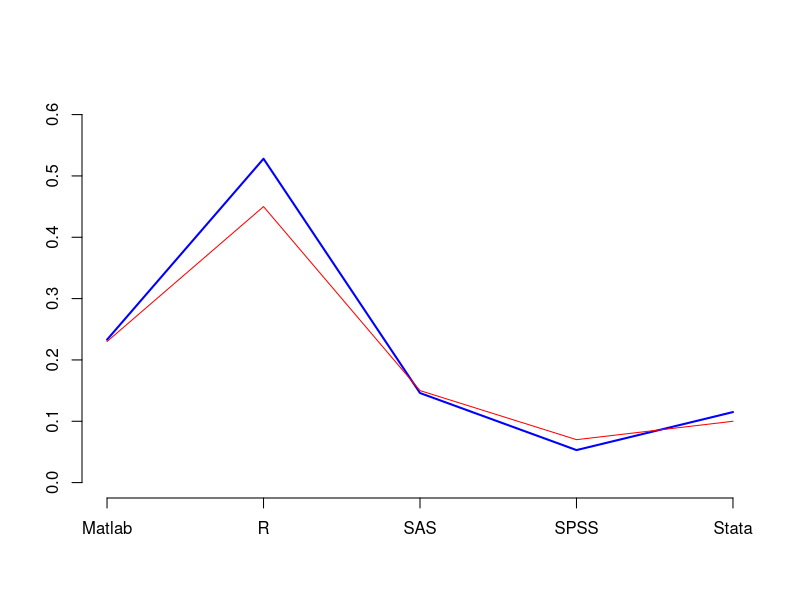

Generate this figure with R:
#
# Algorithm: Non-Replacement Random Sample Simulation
# Author: galaa
# Created on 2017/11/16 13:27:00
#

# Эх олонлог
P <- c("Matlab", "R", "SAS", "SPSS", "Stata")
# Эх олонлогийн элементүүдийн сонгогдох магадлал
p <- c(0.23, 0.45, 0.15, 0.07, 0.1)
# Магадлалуудын нийлбэр 1-тэй тэнцүү эсэхийг шалгах
if (all.equal(target = sum(p), current = 1) != TRUE) {
  stop("Магадлалуудын нийлбэр 1-тэй тэнцүү байх ёстой!")
}
# Эх олонлогийн хэмжээ
N <- length(P)
# Түүвэр
X <- c()
# Шалгах
for (k in 1:1000){
  # Загварчлал
  i <- 0; s <- 0; t <- 0
  repeat {
    # 1-р алхам
    i <- i + 1; u <- runif(1)
    # 2-р алхам
    if (u <= (p[i] - s) / (1 - t)) {
      X <- c(X, P[i])
      s <- s + p[i]
    }
    # 3-р алхам
    if (i == N) {
      break
    }
    t <- t + p[i]
  }
# print(X)
}
# Харьцангуй давтамж
mu <- table(X) / 1000
# Харьцангуй давтамжийг өгсөн магадлалтай харьцуулах
plot(x = mu, type = "l", main = "", xlab = "", ylab = "", ylim = c(0,max(mu, p) + 0.1), col = "blue")
lines(x = p, col = "red")
